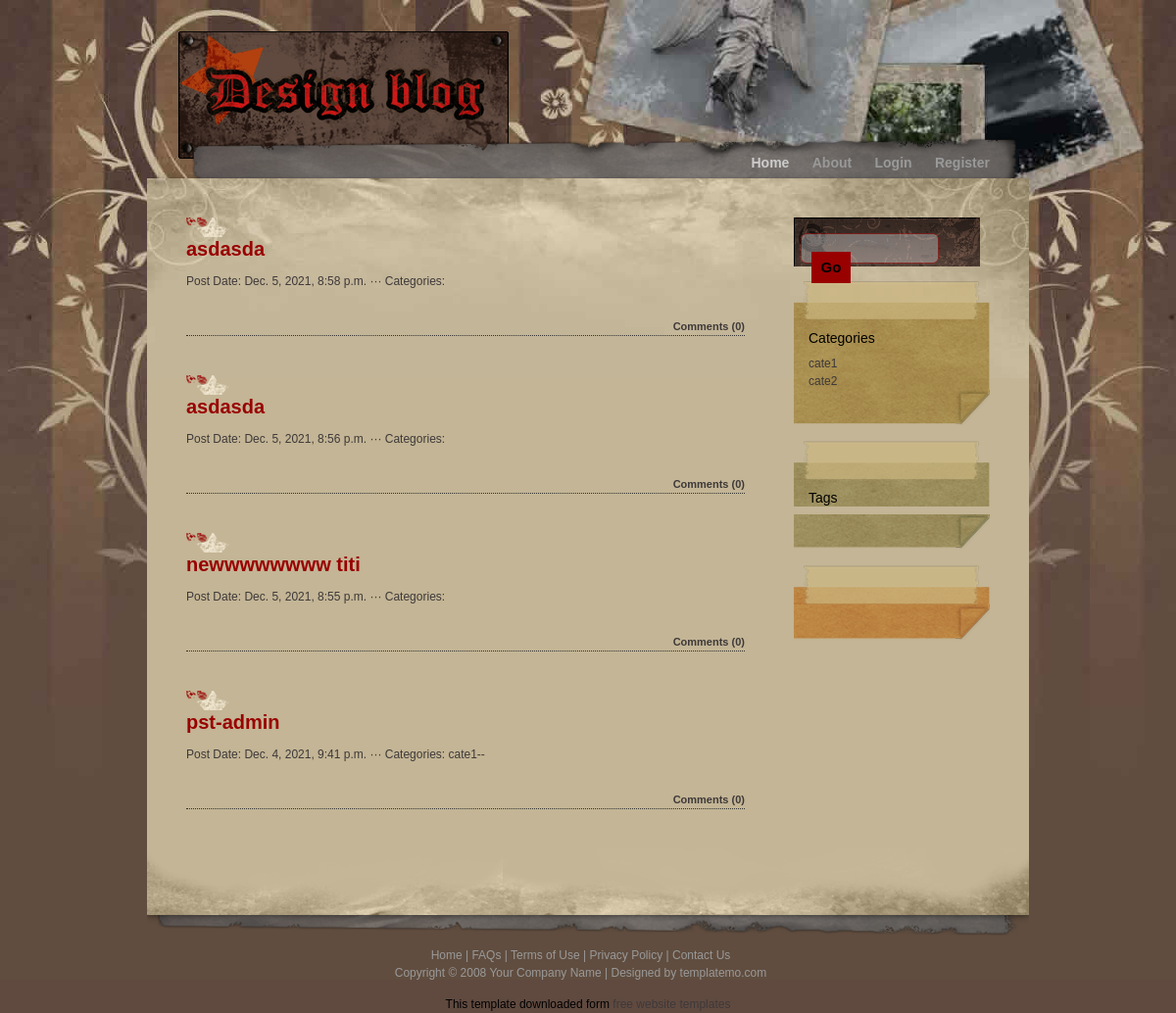
Page /blog/home/ on the earlier database version.
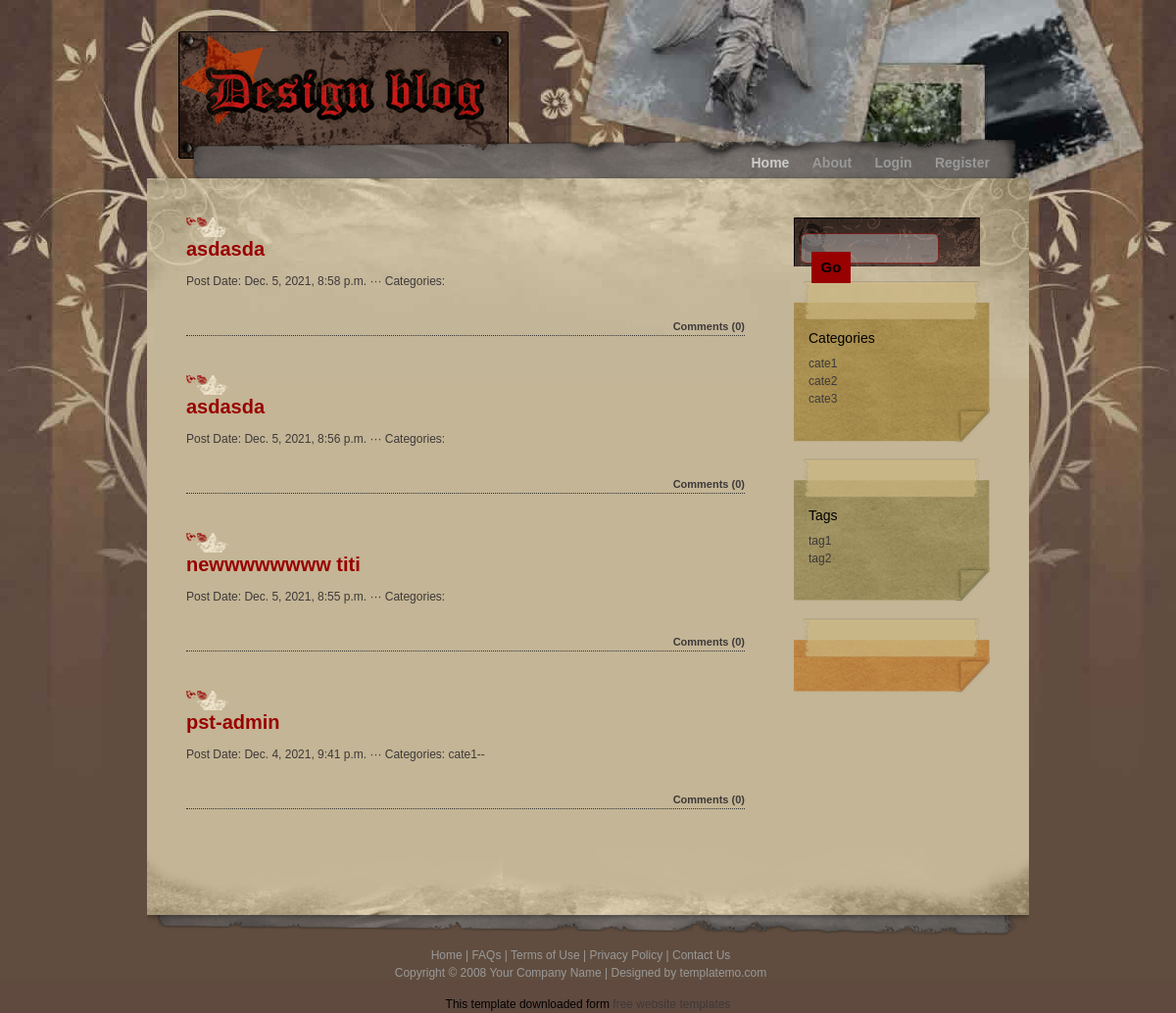
Same page on the later database version.
### post/models.py (models this page shows, shortened)
class Post(models.Model):
    title = models.CharField(max_length=120)
    image = models.ImageField(upload_to="", blank=True)
    content = models.TextField()
    created_at = models.DateTimeField(auto_now_add=True)
    slug = models.SlugField(unique=True, max_length=120, null=True, blank=True)
    author = models.ForeignKey(User, on_delete=CASCADE)
    category = models.ManyToManyField(Category)
    tag = models.ManyToManyField(Tag, blank=True, null=True)
    class Meta:
        unique_together = ('title', 'slug')

class Category(models.Model):
    title = models.CharField(max_length=120)
    slug = models.SlugField(unique=True, max_length=120, null=True, blank=True)
    parent = models.ForeignKey('self', on_delete=models.PROTECT, blank=True, null=True)
    class Meta:
        unique_together = ('title', 'slug')

class Tag(models.Model):
    title = models.CharField(max_length=120)
    slug = models.SlugField(unique=True, max_length=120, null=True)
    class Meta:
        unique_together = ('title', 'slug')

### post/views.py (the view)
# urls.py: path('home/', HomeListView.as_view(), name='home'),
class HomeListView(ListView):
    model = Post
    template_name = 'post/home.html'
    def get_context_data(self, **kwargs):
        context = super().get_context_data(**kwargs)
        context['posts'] = Post.objects.all().order_by('-created_at')
        context['categories'] = Category.objects.all()
        context['tags'] = Tag.objects.all()
        return context

### post/templates/post/home.html (shortened to what this page needs)
{% extends "post/class_base.html" %}
{% load static %}
{% block menu %}
{% if request.user.is_authenticated %}
<ul>
    <li><a href="{% url 'home' %}">Home</a></li>
    <li><a href="#">About</a></li>
    <li><a href="{% url 'add_post' %}">Add New Post</a></li>
    <li><a href="{% url 'dashboard' %}">Dashboard</a></li>
    <li><a href="{% url 'logout' %}">Logout</a></li>
</ul>
{% else %}
<ul>
    <li><a href="#" class="current">Home</a></li>
    <li><a href="#">About</a></li>
    <li><a href="{% url 'login' %}">Login</a></li>
    <li><a href="{% url 'register' %}">Register</a></li>
</ul>
{% endif %}
{% endblock menu %}
{% block content %}
  {% for post in posts %}
    <div class="postbody">
    <a href="/blog/post-detail/{{post.slug}}"><h1>{{post.title}}</h1></a><br><br>
    <div class="publish_info">Post Date: {{post.created_at}} ··· Categories: <a href="#">{% for category_ in post.category.all %}{{category_.title}}--{% endfor %}</a></div><br>
    <div class="comment"><a href="#">Comments ({{post.comment_set.count}})</a></div>
    </div>
  {% endfor %}
{% endblock content %}

### post/templates/post/class_base.html (shortened to what this page needs)
{% load static %}
<!DOCTYPE html>
<html lang="en">
<head>
  <link href="https://cdn.jsdelivr.net/npm/bootstrap@5.0.0-beta1/dist/css/bootstrap.min.css" rel="stylesheet"
>
  <link rel="stylesheet" href="{% static 'style.css' %}">
</head>
<body>
  <div id="container_wrapper1">
    <div id="container_wrapper2">
      <div id="container">
        <div id="header">
          <div id="logo">
            <div id="site_slogan"></div>
          </div>
        </div>
        <div id="menu">
          {% block menu %}
          {% endblock menu %}
        </div>
        <div id="content">
          <div id="left_column">
            {% block content %}
            {% endblock content %}
          </div>
          <div id="right_column">
            <div class="section">
              <form method="get" action="#" class="search">
                <input name="search" type="text" placeholder="Search Anything" id="keyword" />
                <input type="submit" value="Go" class="button" />
              </form>
            </div>
            <div class="section">
              <div class="section1_top"></div>
              <div class="section1_middle">
                <h2>Categories</h2>
                <ul>
                  {% for cate in categories %}
                  <li><a href='/blog/category/{{cate.slug}}'>{{cate.title}}</a></li>
                  {% endfor %}
                </ul>
              </div>
              <div class="section1_bottom"></div>
            </div>
            <div class="section">
              <div class="section2_top"></div>
              <div class="section2_middle">
                <h2>Tags</h2>
                <ul>
                  {% for tag in tags %}
                  <li>{{tag.title}}</li>
                  {% endfor %}
                </ul>
              </div>
              <div class="section2_bottom"></div>
            </div>
            <div class="section">
              <div class="section3_top"></div>
              <div class="section3_bottom"></div>
            </div>
          </div>
        </div>
        <div id="bottom"></div>
        <div id="footer"> <a href="#">Home</a> | <a href="#">FAQs</a> | <a href="#">Terms of Use</a> | <a
            href="#">Privacy Policy</a> | <a href="#">Contact Us</a> <br />
          Copyright © 2008 <a href="#">Your Company Name</a> | Designed by <a href="#">templatemo.com</a> </div>
      </div>
    </div>
  </div>
  <div align=center>This template downloaded form <a href='http://all-free-download.com/free-website-templates/'>free
      website templates</a></div>
</body>
</body>
</html>

Differences in the rows shown:
added Category: title "cate3", shown under "Categories"
added Tag: title "tag1"
added Tag: title "tag2"
